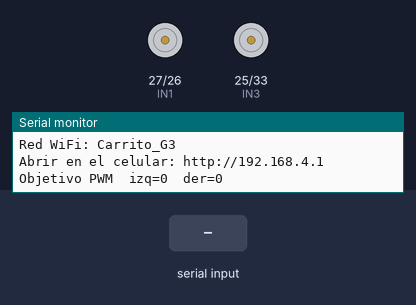
Bench run of a program on a simulated ESP32. On the bench: motor-driver pin pairs drawn as motors (green arrow = first pin HIGH = forward, orange = second pin HIGH = backward, longer = more drive, scaled by the enable pin), the last lines printed to the serial monitor. The test bench sets the inputs (shaded band). WiFi joins after 1.5 s; servers stay silent unless stated.

Above: at 1.2 s.
1.3 s: "S90\n" received over Serial
At 2.5 s:
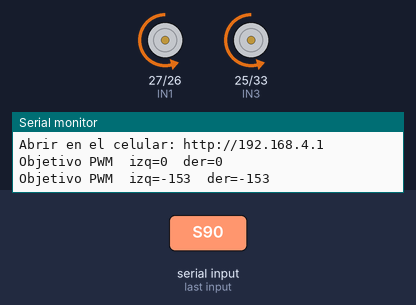
4.3 s: "d" received over Serial
At 5.2 s:
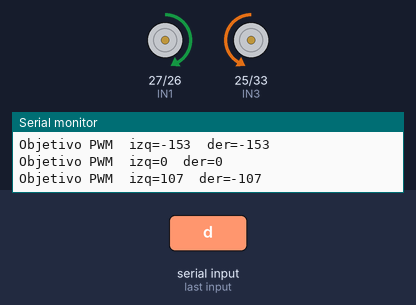
7.3 s: "a90\n" received over Serial
At 8.8 s:
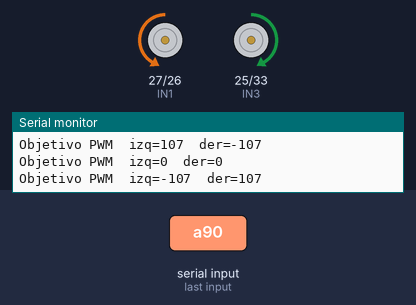
10.3 s: "w90\n" received over Serial
At 11.5 s:
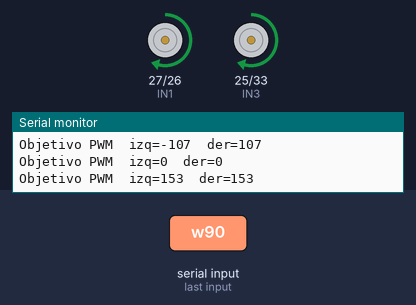
13.3 s: "s90\n" received over Serial
16.3 s: "S" received over Serial
Timing chart, 0 to 19.9 s (numbered marks = the images above; inputs shaded):
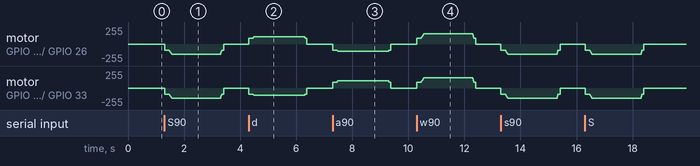

Measured:
- after the input at 4.3 s, motor on GPIO 27 (IN1) / GPIO 26 (IN2): stopped → forward 90/255 at once, → forward 107/255 0.16 s later, → forward 90/255 1.8 s later, → stopped 0.07 s later; motor on GPIO 25 (IN3) / GPIO 33 (IN4): stopped → backward 90/255 at once, → backward 107/255 0.16 s later, → backward 90/255 1.8 s later, → stopped 0.07 s later
- after the input at 7.3 s, motor on GPIO 27 (IN1) / GPIO 26 (IN2): stopped → backward 90/255 at once, → backward 107/255 0.16 s later, → backward 90/255 1.8 s later, → stopped 0.07 s later; motor on GPIO 25 (IN3) / GPIO 33 (IN4): stopped → forward 90/255 at once, → forward 107/255 0.16 s later, → forward 90/255 1.8 s later, → stopped 0.07 s later
- after the input at 10.3 s, motor on GPIO 27 (IN1) / GPIO 26 (IN2), motor on GPIO 25 (IN3) / GPIO 33 (IN4): rises from stopped to forward 153/255 in 0.25 s, then falls to stopped in 1.8 s

The program:

main.cpp
```cpp
/*
 * Carrito de transporte - Sistema de Logística de Monedas Inteligentes (Grupo 3)
 * ESP32 + L298N + motores TT, controlado desde el celular por WiFi.
 *
 * Uso:
 *   1. Carga este programa en la ESP32.
 *   2. En el celular conéctate a la red WiFi "Carrito_G3" (clave: monedas123).
 *      Si el celular avisa "sin internet", elige "Mantener conexión" y apaga los datos móviles.
 *   3. Abre el navegador en  http://192.168.4.1
 *
 * Simulación: compilando con el entorno "wokwi" de platformio.ini (define WOKWI_SIM)
 * la ESP32 se conecta a la red virtual de Wokwi y la página se abre en http://localhost:8180
 *
 * Seguridad: si el celular deja de mandar órdenes (se sale de la página, se cae el WiFi,
 * sueltas el botón), el carrito se detiene solo en menos de medio segundo.
 */

#include <Arduino.h>
#include <WiFi.h>
#include <WebServer.h>

// ================== CONFIGURACIÓN ==================
const char* AP_SSID = "Carrito_G3";
const char* AP_PASS = "monedas123";   // mínimo 8 caracteres

// Pines hacia el L298N (ESP32 DevKit clásica). Si usas ESP32-S3, cámbialos por pines libres.
const int ENA = 13;  // PWM lado izquierdo  (quita el jumper ENA del L298N)
const int IN1 = 27;
const int IN2 = 26;
const int IN3 = 25;
const int IN4 = 33;
const int ENB = 32;  // PWM lado derecho    (quita el jumper ENB del L298N)

// Si un lado gira al revés, cambia a true (o intercambia los dos cables de ese motor).
const bool INVERTIR_IZQ = false;
const bool INVERTIR_DER = false;

const int PWM_MAX = 255;
const int PWM_MIN_ARRANQUE = 90;       // debajo de esto los motores TT zumban pero no giran
const float FACTOR_GIRO = 0.7;         // giros en el sitio más suaves que el avance
const unsigned long TIMEOUT_MS = 400;  // sin órdenes por este tiempo -> se detiene
const int PASO_SUBIDA = 6;             // rampa de aceleración (suave, para no tumbar los vasos)
const int PASO_BAJADA = 15;            // rampa de frenado (más rápida)
const unsigned long PERIODO_RAMPA_MS = 10;
// ===================================================

WebServer server(80);

int objetivoIzq = 0, objetivoDer = 0;  // -255 .. 255
int actualIzq = 0, actualDer = 0;
unsigned long ultimoComando = 0;
unsigned long timeoutActual = TIMEOUT_MS;  // 400 ms desde la página, 2 s desde el monitor serial

// ---------- Página web (se guarda dentro de la ESP32) ----------
const char PAGINA[] PROGMEM = R"rawliteral(
<!DOCTYPE html>
<html lang="es">
<head>
<meta charset="utf-8">
<meta name="viewport" content="width=device-width, initial-scale=1, user-scalable=no">
<title>Carrito G3</title>
<style>
  * { box-sizing: border-box; -webkit-user-select: none; user-select: none; -webkit-tap-highlight-color: transparent; }
  body { margin: 0; font-family: system-ui, sans-serif; background: #14181f; color: #e8ecf2;
         display: flex; flex-direction: column; align-items: center; min-height: 100vh; padding: 16px; }
  h1 { font-size: 20px; margin: 4px 0 2px; }
  #estado { font-size: 14px; margin-bottom: 14px; }
  .ok { color: #4ade80; } .mal { color: #f87171; }
  .pad { display: grid; grid-template-columns: repeat(3, 1fr); gap: 10px; width: min(92vw, 360px); }
  .pad button { aspect-ratio: 1; font-size: 34px; border: none; border-radius: 16px;
                background: #2a3240; color: #e8ecf2; touch-action: none; }
  .pad button.activo { background: #3b82f6; }
  .pad .centro { background: #1d232d; font-size: 14px; color: #8a94a6; }
  .vel { width: min(92vw, 360px); margin: 22px 0 10px; }
  .vel label { display: flex; justify-content: space-between; font-size: 15px; margin-bottom: 6px; }
  input[type=range] { width: 100%; height: 36px; }
  #parar { width: min(92vw, 360px); padding: 18px; font-size: 22px; font-weight: 700; border: none;
           border-radius: 16px; background: #dc2626; color: white; touch-action: none; margin-top: 6px; }
  p.ayuda { font-size: 13px; color: #8a94a6; text-align: center; max-width: 360px; }
</style>
</head>
<body>
  <h1>Carrito Grupo 3</h1>
  <div id="estado" class="mal">Conectando...</div>

  <div class="pad">
    <button data-d="FL">&#8598;</button>
    <button data-d="F">&#8593;</button>
    <button data-d="FR">&#8599;</button>
    <button data-d="L">&#8634;</button>
    <button class="centro" disabled>mantén<br>presionado</button>
    <button data-d="R">&#8635;</button>
    <button data-d="BL">&#8601;</button>
    <button data-d="B">&#8595;</button>
    <button data-d="BR">&#8600;</button>
  </div>

  <div class="vel">
    <label><span>Velocidad</span><span id="velTxt">60%</span></label>
    <input type="range" id="vel" min="35" max="100" value="60">
  </div>

  <button id="parar">PARAR</button>
  <p class="ayuda">Con vasos llenos usa velocidad baja. Si sueltas el botón o pierdes la señal, el carrito se detiene solo.</p>

<script>
  const vel = document.getElementById('vel');
  const velTxt = document.getElementById('velTxt');
  const estado = document.getElementById('estado');
  let dir = null, timer = null, enVuelo = false;

  vel.oninput = () => velTxt.textContent = vel.value + '%';

  function enviar(d) {
    if (enVuelo && d !== 'S' && d !== 'X') return;   // no acumular peticiones
    enVuelo = true;
    fetch('/cmd?d=' + d + '&s=' + vel.value, { cache: 'no-store' })
      .then(r => { estado.textContent = 'Conectado'; estado.className = 'ok'; })
      .catch(() => { estado.textContent = 'Sin conexión con el carrito'; estado.className = 'mal'; })
      .finally(() => enVuelo = false);
  }

  function iniciar(d, boton) {
    dir = d;
    document.querySelectorAll('.pad button').forEach(b => b.classList.remove('activo'));
    if (boton) boton.classList.add('activo');
    enviar(d);
    clearInterval(timer);
    timer = setInterval(() => enviar(dir), 150);   // repetir mientras se mantenga presionado
  }

  function soltar() {
    clearInterval(timer); timer = null; dir = null;
    document.querySelectorAll('.pad button').forEach(b => b.classList.remove('activo'));
    enviar('S');
  }

  document.querySelectorAll('.pad button[data-d]').forEach(b => {
    b.addEventListener('pointerdown', e => { e.preventDefault(); b.setPointerCapture(e.pointerId); iniciar(b.dataset.d, b); });
    b.addEventListener('pointerup', soltar);
    b.addEventListener('pointercancel', soltar);
    b.addEventListener('contextmenu', e => e.preventDefault());
  });

  document.getElementById('parar').addEventListener('pointerdown', e => {
    e.preventDefault(); clearInterval(timer); timer = null; dir = null; enviar('X');
  });

  // Control con teclado (para probar desde el computador): flechas o WASD
  const teclas = { ArrowUp:'F', w:'F', ArrowDown:'B', s:'B', ArrowLeft:'L', a:'L', ArrowRight:'R', d:'R' };
  document.addEventListener('keydown', e => { const d = teclas[e.key]; if (d && dir !== d && !e.repeat) iniciar(d, null); });
  document.addEventListener('keyup',   e => { if (teclas[e.key]) soltar(); });

  // Si la página se oculta (bloqueas el celular, cambias de app), detener
  document.addEventListener('visibilitychange', () => { if (document.hidden) soltar(); });

  // Latido para mostrar el estado de conexión
  setInterval(() => { if (!timer) fetch('/ping', { cache: 'no-store' })
      .then(() => { estado.textContent = 'Conectado'; estado.className = 'ok'; })
      .catch(() => { estado.textContent = 'Sin conexión con el carrito'; estado.className = 'mal'; }); }, 2000);
</script>
</body>
</html>
)rawliteral";

// ---------- Motores ----------
void aplicarMotor(int pinEn, int pinA, int pinB, int valor, bool invertir) {
  if (invertir) valor = -valor;

  // Zona muerta: si hay que moverse, no bajar del mínimo que realmente mueve el motor
  if (valor != 0 && abs(valor) < PWM_MIN_ARRANQUE) {
    valor = (valor > 0) ? PWM_MIN_ARRANQUE : -PWM_MIN_ARRANQUE;
  }

  if (valor > 0) {
    digitalWrite(pinA, HIGH);
    digitalWrite(pinB, LOW);
  } else if (valor < 0) {
    digitalWrite(pinA, LOW);
    digitalWrite(pinB, HIGH);
  } else {
    digitalWrite(pinA, LOW);
    digitalWrite(pinB, LOW);
  }
  analogWrite(pinEn, abs(valor));
}

int acercar(int actual, int objetivo) {
  bool frenando = (abs(objetivo) < abs(actual)) || ((long)objetivo * actual < 0);
  int paso = frenando ? PASO_BAJADA : PASO_SUBIDA;
  if (actual < objetivo) return min(actual + paso, objetivo);
  if (actual > objetivo) return max(actual - paso, objetivo);
  return actual;
}

void pararYa() {
  objetivoIzq = objetivoDer = 0;
  actualIzq = actualDer = 0;
  aplicarMotor(ENA, IN1, IN2, 0, INVERTIR_IZQ);
  aplicarMotor(ENB, IN3, IN4, 0, INVERTIR_DER);
}

// ---------- Servidor web ----------
void manejarRaiz() {
  server.send_P(200, "text/html", PAGINA);
}

void manejarPing() {
  server.send(200, "text/plain", "ok");
}

void manejarComando() {
  String d = server.arg("d");
  int s = constrain(server.arg("s").toInt(), 0, 100);
  float v = s * PWM_MAX / 100.0;

  float izq = 0, der = 0;
  if      (d == "F")  { izq =  1.0; der =  1.0; }
  else if (d == "B")  { izq = -1.0; der = -1.0; }
  else if (d == "L")  { izq = -FACTOR_GIRO; der =  FACTOR_GIRO; }
  else if (d == "R")  { izq =  FACTOR_GIRO; der = -FACTOR_GIRO; }
  else if (d == "FL") { izq =  0.35; der =  1.0; }
  else if (d == "FR") { izq =  1.0;  der =  0.35; }
  else if (d == "BL") { izq = -0.35; der = -1.0; }
  else if (d == "BR") { izq = -1.0;  der = -0.35; }
  else if (d == "X")  { pararYa(); }          // botón PARAR: frena de una
  // "S" (soltar) o cualquier otra cosa: objetivo 0, frena con rampa

  objetivoIzq = (int)(izq * v);
  objetivoDer = (int)(der * v);
  ultimoComando = millis();
  timeoutActual = TIMEOUT_MS;
  server.send(200, "text/plain", "ok");
}

void setup() {
  Serial.begin(115200);

  pinMode(IN1, OUTPUT); pinMode(IN2, OUTPUT);
  pinMode(IN3, OUTPUT); pinMode(IN4, OUTPUT);
  pinMode(ENA, OUTPUT); pinMode(ENB, OUTPUT);
  pararYa();

#ifdef WOKWI_SIM
  // Simulación en Wokwi: el simulador no admite modo punto de acceso (AP),
  // así que la ESP32 se conecta como estación a la red virtual "Wokwi-GUEST".
  WiFi.mode(WIFI_STA);
  WiFi.begin("Wokwi-GUEST", "", 6);
  Serial.print("Conectando a Wokwi-GUEST");
  while (WiFi.status() != WL_CONNECTED) {
    delay(250);
    Serial.print(".");
  }
  Serial.println(" conectado");
#else
  // Carrito real: la ESP32 crea su propia red WiFi
  WiFi.mode(WIFI_AP);
  WiFi.softAP(AP_SSID, AP_PASS);
#endif
  WiFi.setSleep(false);  // menos retraso en la respuesta

  server.on("/", manejarRaiz);
  server.on("/cmd", manejarComando);
  server.on("/ping", manejarPing);
  server.begin();

  Serial.println();
#ifdef WOKWI_SIM
  Serial.println("Simulacion lista: abre http://localhost:8180 en el navegador del PC");
#else
  Serial.print("Red WiFi: "); Serial.println(AP_SSID);
  Serial.print("Abrir en el celular: http://"); Serial.println(WiFi.softAPIP());
#endif
}

// Control alterno por monitor serial (sirve para probar sin la página, p. ej. en wokwi.com):
//   w = adelante, s = atrás, a = girar izq, d = girar der, espacio o x = parar.
// Cada orden dura 2 s y luego el carrito se detiene solo.

void leerSerial() {
  while (Serial.available()) {
    char c = tolower(Serial.read());
    float izq = 0, der = 0;
    bool valido = true;
    if      (c == 'w') { izq =  1.0; der =  1.0; }
    else if (c == 's') { izq = -1.0; der = -1.0; }
    else if (c == 'a') { izq = -FACTOR_GIRO; der =  FACTOR_GIRO; }
    else if (c == 'd') { izq =  FACTOR_GIRO; der = -FACTOR_GIRO; }
    else if (c == ' ' || c == 'x') { izq = 0; der = 0; }
    else valido = false;   // ignora Enter y otros caracteres
    if (valido) {
      float v = 0.6 * PWM_MAX;   // 60 % de velocidad
      objetivoIzq = (int)(izq * v);
      objetivoDer = (int)(der * v);
      ultimoComando = millis();
      timeoutActual = 2000;
    }
  }
}

// Muestra por el monitor serial cada cambio de orden (útil para evidenciar la simulación)
void reportarCambios() {
  static int ultIzq = 9999, ultDer = 9999;
  if (objetivoIzq != ultIzq || objetivoDer != ultDer) {
    ultIzq = objetivoIzq;
    ultDer = objetivoDer;
    Serial.print("Objetivo PWM  izq=");
    Serial.print(objetivoIzq);
    Serial.print("  der=");
    Serial.println(objetivoDer);
  }
}

void loop() {
  server.handleClient();
  leerSerial();

  // Seguridad: sin órdenes recientes -> detenerse
  if (millis() - ultimoComando > timeoutActual) {
    objetivoIzq = objetivoDer = 0;
  }
  reportarCambios();

  static unsigned long tRampa = 0;
  if (millis() - tRampa >= PERIODO_RAMPA_MS) {
    tRampa = millis();
    actualIzq = acercar(actualIzq, objetivoIzq);
    actualDer = acercar(actualDer, objetivoDer);
    aplicarMotor(ENA, IN1, IN2, actualIzq, INVERTIR_IZQ);
    aplicarMotor(ENB, IN3, IN4, actualDer, INVERTIR_DER);
  }
}
```
